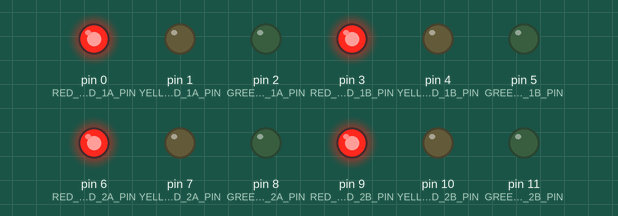
This sketch was run on a simulated Arduino Uno, built with avr-gcc and run on an emulated ATmega328P. Parts: output pins drawn as LEDs (lit = HIGH).

Above: at 0.05 s.
At 1.45 s:
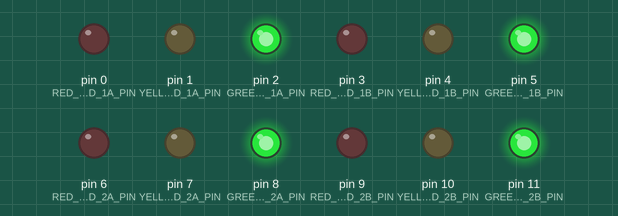
At 2.85 s:
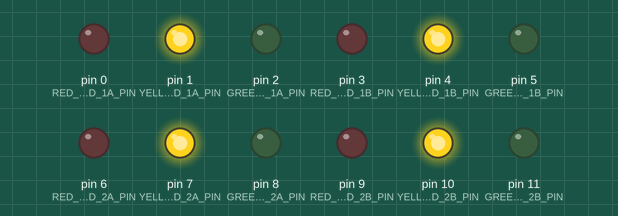
Timing chart, 0 to 3.1 s (numbered marks = the images above):
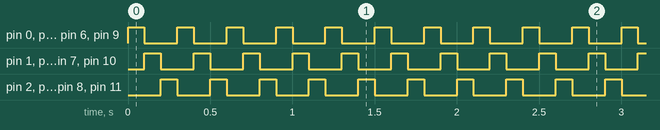

Measured:
- by itself, pin 0 (RED_LED_1A_PIN), pin 1 (YELLOW_LED_1A_PIN), pin 2 (GREEN_LED_1A_PIN), pin 3 (RED_LED_1B_PIN), pin 4 (YELLOW_LED_1B_PIN), pin 5 (GREEN_LED_1B_PIN), pin 6 (RED_LED_2A_PIN), pin 7 (YELLOW_LED_2A_PIN), pin 8 (GREEN_LED_2A_PIN), pin 9 (RED_LED_2B_PIN), pin 10 (YELLOW_LED_2B_PIN), pin 11 (GREEN_LED_2B_PIN): alternates HIGH for 0.10 s and LOW for 0.20 s

The sketch:

traffic_light_test_1.ino
```cpp
#define RED_LED_1A_PIN    0
#define YELLOW_LED_1A_PIN 1
#define GREEN_LED_1A_PIN  2

#define RED_LED_1B_PIN    3
#define YELLOW_LED_1B_PIN 4
#define GREEN_LED_1B_PIN  5

#define RED_LED_2A_PIN    6
#define YELLOW_LED_2A_PIN 7
#define GREEN_LED_2A_PIN  8

#define RED_LED_2B_PIN    9
#define YELLOW_LED_2B_PIN 10
#define GREEN_LED_2B_PIN  11

#define DELAY 100 // ms

void initLeds() {
  pinMode(RED_LED_1A_PIN, OUTPUT);
  pinMode(YELLOW_LED_1A_PIN, OUTPUT);
  pinMode(GREEN_LED_1A_PIN, OUTPUT);

  pinMode(RED_LED_1B_PIN, OUTPUT);
  pinMode(YELLOW_LED_1B_PIN, OUTPUT);
  pinMode(GREEN_LED_1B_PIN, OUTPUT);

  pinMode(RED_LED_2A_PIN, OUTPUT);
  pinMode(YELLOW_LED_2A_PIN, OUTPUT);
  pinMode(GREEN_LED_2A_PIN, OUTPUT);

  pinMode(RED_LED_2B_PIN, OUTPUT);
  pinMode(YELLOW_LED_2B_PIN, OUTPUT);
  pinMode(GREEN_LED_2B_PIN, OUTPUT);
}

void allLeds(int state) {
  digitalWrite(RED_LED_1A_PIN, state);
  digitalWrite(YELLOW_LED_1A_PIN, state);
  digitalWrite(GREEN_LED_1A_PIN, state);

  digitalWrite(RED_LED_1B_PIN, state);
  digitalWrite(YELLOW_LED_1B_PIN, state);
  digitalWrite(GREEN_LED_1B_PIN, state);

  digitalWrite(RED_LED_2A_PIN, state);
  digitalWrite(YELLOW_LED_2A_PIN, state);
  digitalWrite(GREEN_LED_2A_PIN, state);

  digitalWrite(RED_LED_2B_PIN, state);
  digitalWrite(YELLOW_LED_2B_PIN, state);
  digitalWrite(GREEN_LED_2B_PIN, state);
}

void allRedLeds(int state) {
  digitalWrite(RED_LED_1A_PIN, state);
  digitalWrite(RED_LED_1B_PIN, state);
  digitalWrite(RED_LED_2A_PIN, state);
  digitalWrite(RED_LED_2B_PIN, state);
}

void allYellowLeds(int state) {
  digitalWrite(YELLOW_LED_1A_PIN, state);
  digitalWrite(YELLOW_LED_1B_PIN, state);
  digitalWrite(YELLOW_LED_2A_PIN, state);
  digitalWrite(YELLOW_LED_2B_PIN, state);
}

void allGreenLeds(int state) {
  digitalWrite(GREEN_LED_1A_PIN, state);
  digitalWrite(GREEN_LED_1B_PIN, state);
  digitalWrite(GREEN_LED_2A_PIN, state);
  digitalWrite(GREEN_LED_2B_PIN, state);
}


void setup() {
  initLeds();
  allLeds(LOW);
}


void loop() {
  allRedLeds(HIGH);
  delay(DELAY);

  allRedLeds(LOW);
  allYellowLeds(HIGH);
  delay(DELAY);

  allYellowLeds(LOW);
  allGreenLeds(HIGH);
  delay(DELAY);

  allGreenLeds(LOW);
}
```
